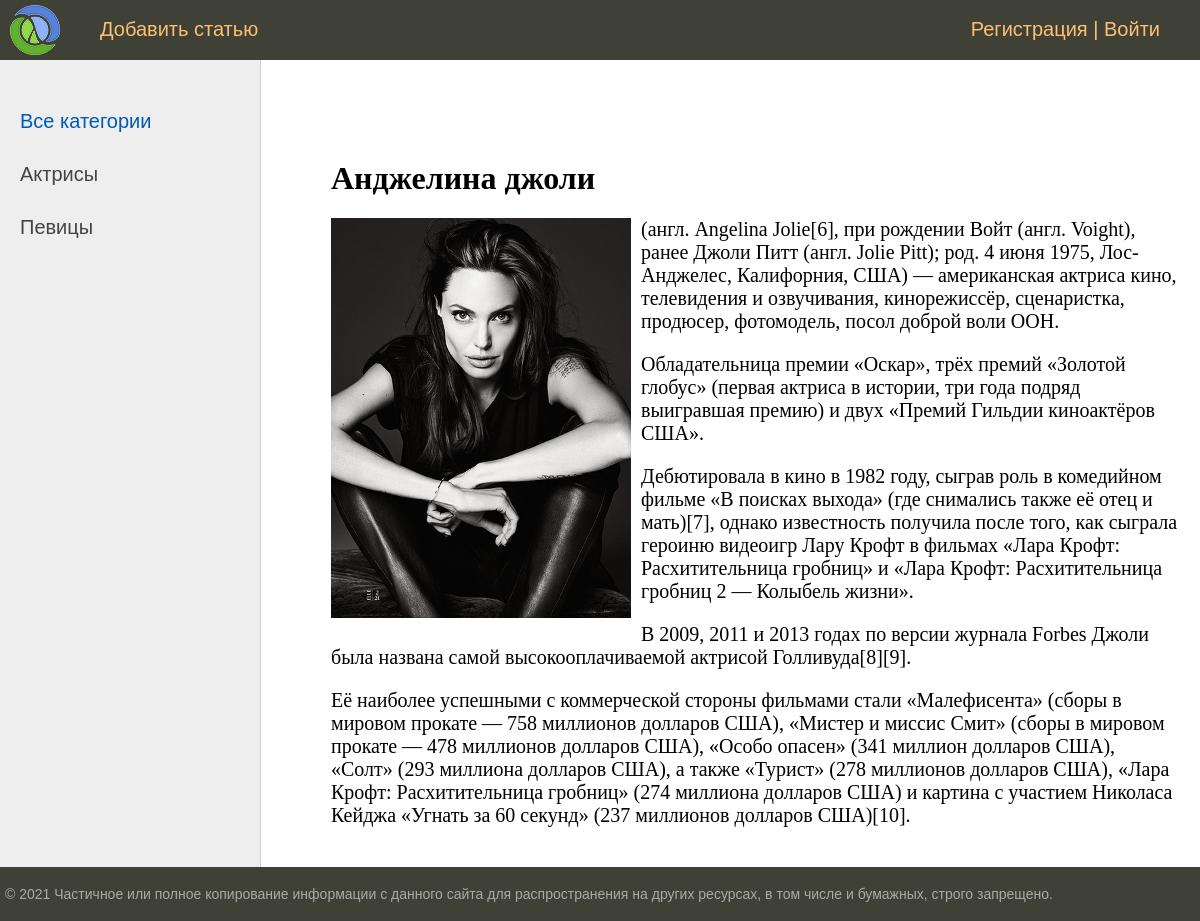
The app's page /post/andzhelina-dzholi/ with its own data.
### women/models.py (models this page shows, shortened)
class Category(models.Model):
    name = models.CharField(max_length=100, db_index=True, verbose_name="Категория")
    slug = models.SlugField(max_length=255, unique=True, db_index=True, verbose_name="URL")
    def get_absolute_url(self):
        return reverse('category', kwargs={'cat_slug': self.slug})
    class Meta:
        verbose_name = 'Категория'
        verbose_name_plural = 'Категории'
        ordering = ['id']

class Women(models.Model):
    title = models.CharField(max_length=255, verbose_name="Заголовок")
    slug = models.SlugField(max_length=255, unique=True, db_index=True, verbose_name="URL")
    content = models.TextField(blank=True, verbose_name="Текст статьи")
    photo = models.ImageField(upload_to="photos/%Y/%m/%d/", verbose_name="Фото")
    time_create = models.DateTimeField(auto_now_add=True, verbose_name="Время создания")
    time_update = models.DateTimeField(auto_now=True, verbose_name="Время изменения")
    is_published = models.BooleanField(default=True, verbose_name="Публикация")
    cat = models.ForeignKey('Category', on_delete=models.PROTECT, verbose_name="Категории")
    def __str__(self):
        return self.title
    class Meta:
        verbose_name = 'Известные женщины'
        verbose_name_plural = 'Известные женщины'
        ordering = ['id']

### women/views.py (the view)
# urls.py: path('post/<slug:post_slug>/', ShowPost.as_view(), name='post'),
class ShowPost(DataMixin, DetailView):
    model = Women
    template_name = 'women/post.html'
    slug_url_kwarg = 'post_slug'
    context_object_name = 'post'
    def get_context_data(self, *, object_list=None, **kwargs):
        context = super().get_context_data(**kwargs)
        c_def = self.get_user_context(title=context['post'])
        return dict(list(context.items()) + list(c_def.items()))

### women/utils.py (called while the page is built)
    def get_user_context(self, **kwargs):
        context = kwargs
        cats = cache.get('cats')
        if not cats:
            cats = Category.objects.annotate(Count('women'))
            cache.set('cats', cats, 60)
        user_menu = menu.copy()
        if not self.request.user.is_authenticated:
            user_menu.pop(1)
        context['menu'] = user_menu
        context['cats'] = cats
        if 'cat_selected' not in context:
            context['cat_selected'] = 0
        return context

### women/templates/women/post.html
{% extends 'women/base.html' %}
{% block content %}
<h1>{{post.title}}</h1>
{% if post.photo %}
<p><img class="img-article-left" src="{{post.photo.url}}"></p>
{% endif %}
{{post.content|linebreaks}}
{% endblock %}

### women/templates/women/base.html (shortened to what this page needs)
{% load static %}
{% load women_tags %}
<!DOCTYPE html>
<html>
<head>
	<link type="text/css" href="{% static 'women/css/styles.css' %}" rel="stylesheet" />
</head>
<body>
<table class="table-page" border=0 cellpadding="0" cellspacing="0">
<tr><td valign=top>
{% block mainmenu %}
		<div class="header">
			<ul id="mainmenu" class="mainmenu">
			<li class="logo"><a href="{% url 'home' %}"><div class="logo"></div></a></li>
{% for m in menu %}
			<li><a href="{% url m.url_name %}">{{m.title}}</a></li>
{% endfor %}
				{% if request.user.is_authenticated %}
				<li class="last"> {{user.username}} | <a href="{% url 'logout' %}">Выйти</a></li>
				{% else %}
				<li class="last"><a href="{% url 'register' %}">Регистрация</a> | <a href="{%url 'login' %}">Войти</a></li>
				{% endif %}
			</ul>
		</div>
{% endblock mainmenu %}
<table class="table-content" border=0 cellpadding="0" cellspacing="0">
<tr>
	<td valign="top" class="left-chapters">
	<ul id="leftchapters">
{% if cat_selected == 0 %}
		<li class="selected">Все категории</li>
{% else %}
		<li><a href="{% url 'home' %}">Все категории</a></li>
{% endif %}
{% for c in cats %}
{% if c.women__count > 0 %}
	{% if c.pk == cat_selected %}
		<li class="selected">{{c.name}}</li>
	{% else %}
		<li><a href="{{ c.get_absolute_url }}">{{c.name}}</a></li>
	{% endif %}
{% endif %}
{% endfor %}
	</ul>
</td>
<td valign="top" class="content">
	<div class="content-text">
{% block content %}
{% endblock %}
	</div>
</td></tr></table>
</td></tr>
<tr><td valign=top>
	<div id="footer">
		<p>&copy; 2021 Частичное или полное копирование информации с данного сайта для распространения на других ресурсах, в том числе и бумажных, строго запрещено.</p>
	</div>
</td></tr></table>
</body>
</html>

### women/static/women/css/styles.css (style rules this page uses)
html, body { font-family: 'Arial'; margin: 0; padding: 0; height: 100%; width: 100%; color: #444; }
a { color: #0059b2; text-decoration: none; }
img { max-width: 600px; height: auto; }
img.img-article-left { max-width: 300px; height: auto; float: left; padding: 0 10px 10px 0; }
.table-page { width: 100%; height: 100%; vertical-align: top; }
.table-page tr { height: 100%; }
.header { background: #3F4137; height: 60px; }
.logo { background: url('../images/logo.png') no-repeat 10px 5px; width: 70px; height: 60px; }
ul.mainmenu { list-style: none; margin: 0; padding: 0; height: 60px; color: #fdc073; font-size: 20px; overflow: hidden; }
ul.mainmenu li { float: left; margin: 18px 40px 0 30px; }
ul.mainmenu li.logo { margin: 0; }
ul.mainmenu li.last { float: right; }
ul.mainmenu li a { color: #fdc073; text-decoration: none; }
.table-content { width: 100%; min-height: 100%; height: 100%; }
.left-chapters { margin: 0; background: #eee; border-right: 1px solid #ccc; min-height: 100%; }
.left-chapters ul { width: 230px; min-height: 100%; margin: 0; padding: 20px 10px 10px 20px; list-style: none; font-size: 20px; }
.left-chapters ul li { margin: 30px 0 0 0; color: #999; }
.left-chapters ul li.selected { color: #0059b2; }
.left-chapters ul li a { color: #444; text-decoration: none; }
.content { padding: 40px 20px 20px 40px; width: 100%; box-sizing: border-box; }
.content-text { margin: 60px 0 0 30px; color: #000; font-size: 20px; font-family: Yandex Sans Display Light; }
.content-text h1 { font-size: 32px; }
#footer { box-sizing: border-box; background: #3F4137; padding: 5px; color: #aaa; font-size: 14px; font-family: Verdana, Geneva, Arial, Helvetica; text-align: left; overflow: hidden; }

### records on screen
Category: name "Актрисы"
Category: name "Певицы"
Women: title "Анджелина джоли", photo (picture), content "(англ. Angelina Jolie[6], при рождении Войт (англ. Voight), ранее Джоли Питт (англ. Jolie Pitt); род. 4 июня 1975, Лос-Анджелес, Калифорния, США) — американская актриса кино, телевидения и озвучивания, кинорежиссёр, сценаристка, продюсер, фотомодель, посол доброй воли ООН. Обладательница премии «Оскар», трёх премий «Золотой глобус» (первая актриса в истории, три года подряд выигравшая премию) и двух «Премий Гильдии киноактёров США». Дебютировала в кино в 1982 году, сыграв роль в комедийном фильме «В поисках выхода» (где снимались также её отец и мать)[7], однако известность получила после того, как сыграла героиню видеоигр Лару Крофт в фильмах «Лара Крофт: Расхитительница гробниц» и «Лара…"

### other values on screen
{{ m.title }} "Добавить статью"
